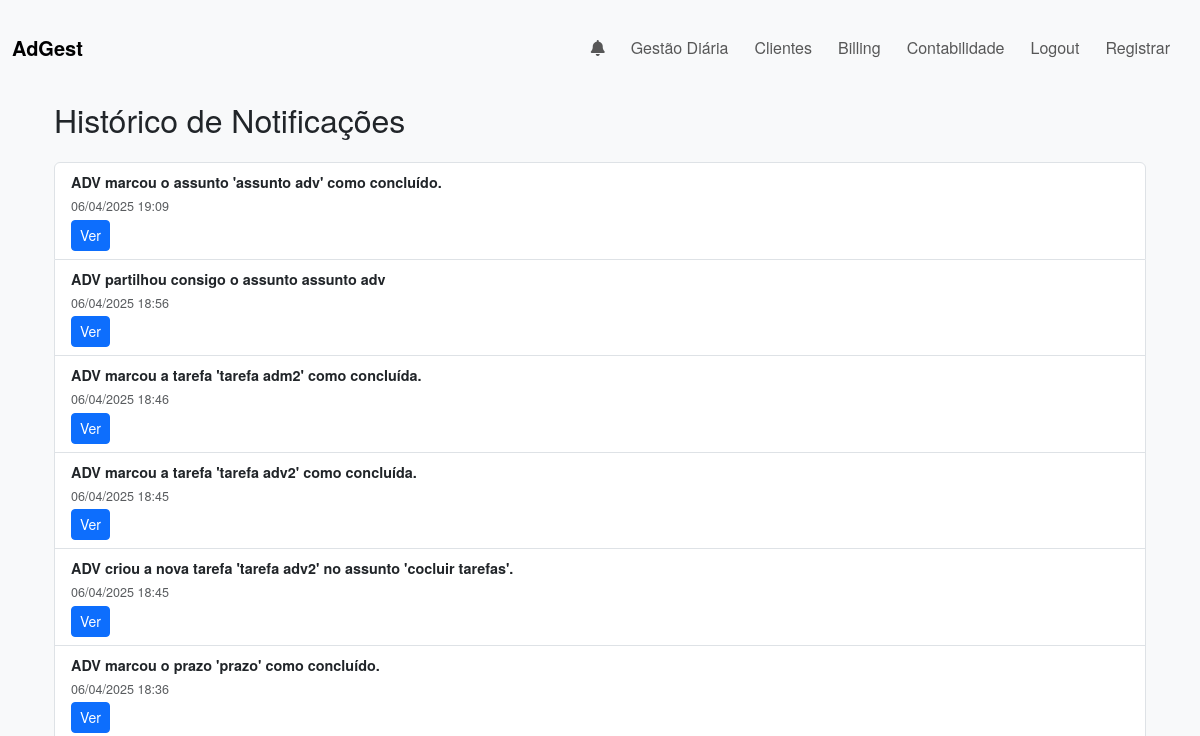
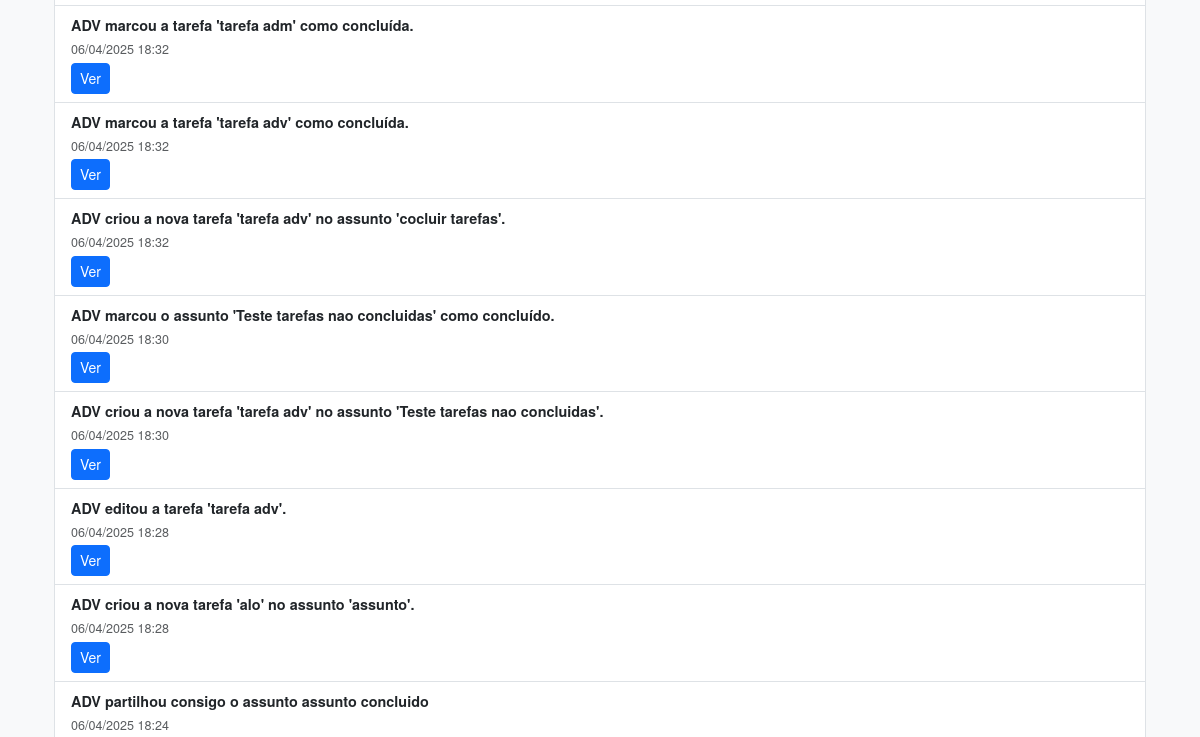
/notifications/historico (signed in, upper part), run on an earlier commit of the app's database (2 pictures, top to bottom).
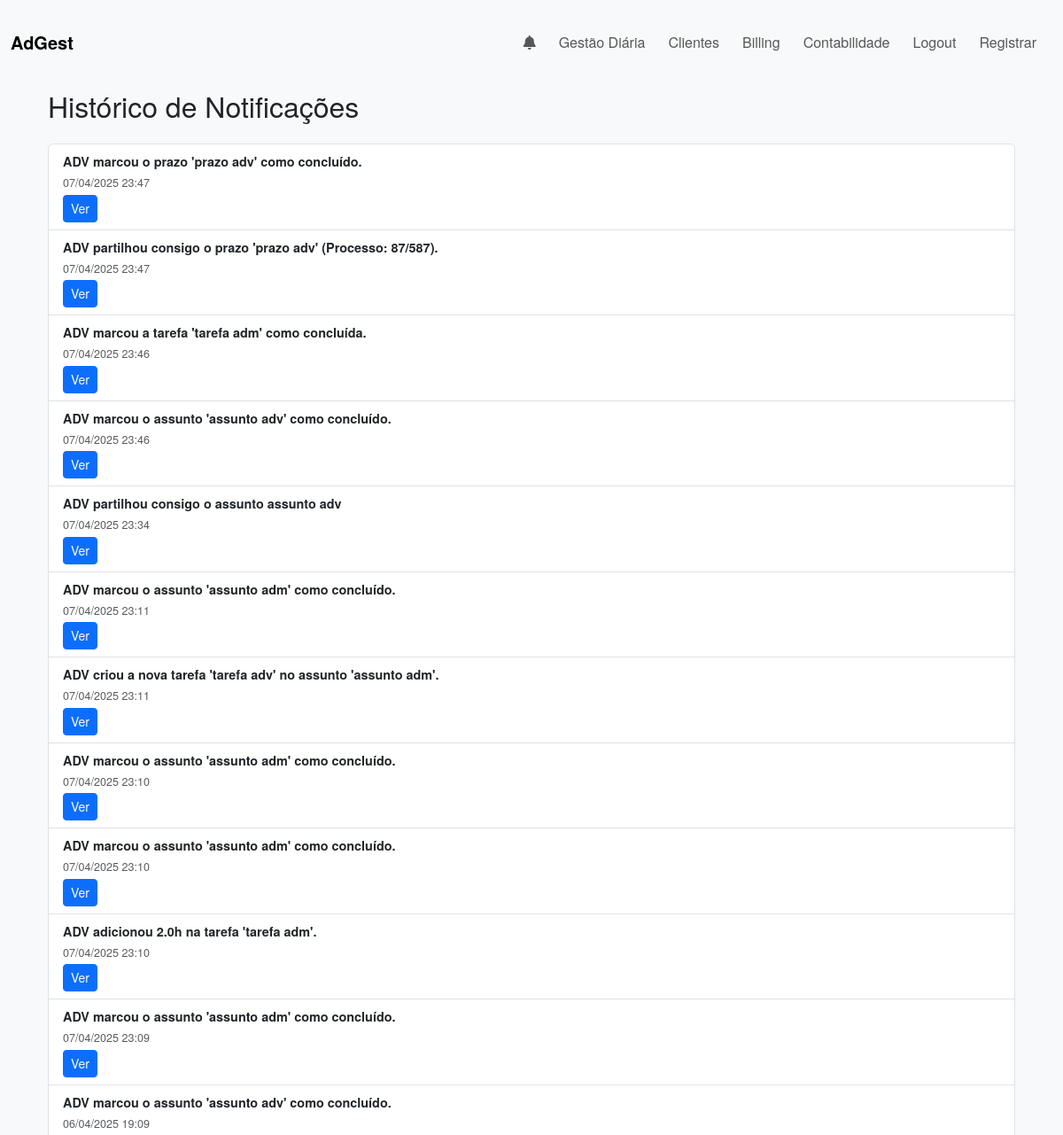
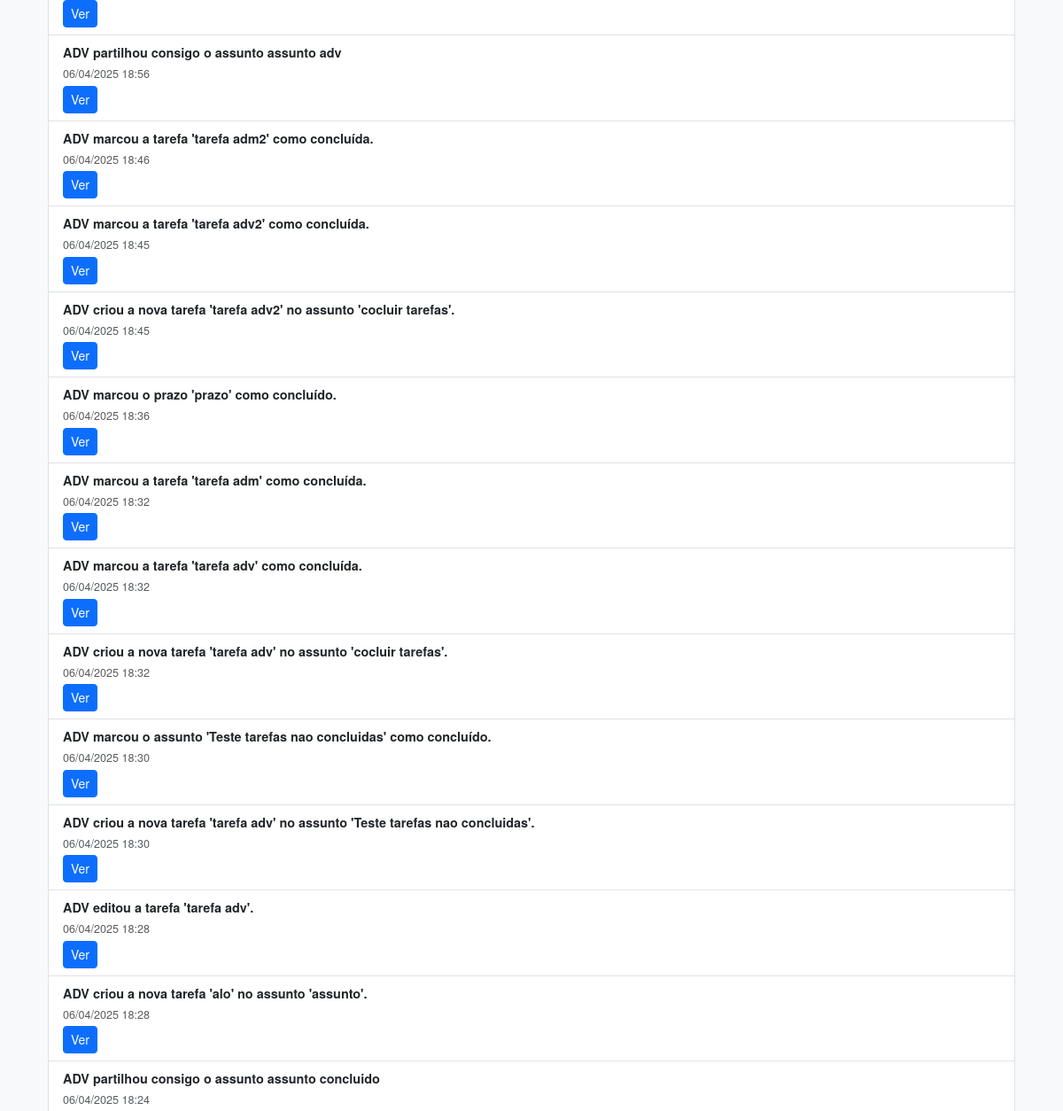
And on a later commit of the database (2 pictures, top to bottom).
### app/models.py (models this page shows, shortened)
class Notification(db.Model):
    __tablename__ = 'notifications'
    id = db.Column(db.Integer, primary_key=True)
    user_id = db.Column(db.Integer, db.ForeignKey('users.id'), nullable=False)
    type = db.Column(db.String(50), nullable=False)
    message = db.Column(db.Text, nullable=False)
    link = db.Column(db.String(255), nullable=True)
    is_read = db.Column(db.Boolean, default=False)
    timestamp = db.Column(db.DateTime, default=datetime.utcnow)
    extra_data = db.Column(db.Text, nullable=True)
    @property
    def extra(self):
        try:
            return json.loads(self.extra_data) if self.extra_data else {}
        except Exception:
            return {}

### app/routes.py (the view)
@main.route('/notifications/historico')
@login_required
def notifications_historico():
    notifs_lidas = Notification.query.filter_by(
        user_id=current_user.id, is_read=True
    ).order_by(Notification.timestamp.desc()).all()
    return render_template('notifications_historico.html', notifications=notifs_lidas)

### app/routes.py (called while the page is built)
@main.context_processor
def inject_notifications():
    if current_user.is_authenticated:
        notifs_nao_lidas = Notification.query.filter_by(
            user_id=current_user.id, is_read=False
        ).order_by(Notification.timestamp.desc()).all()
        unread = len(notifs_nao_lidas)
        return dict(notifications=notifs_nao_lidas, unread_count=unread)
    return dict(notifications=[], unread_count=0)

### app/templates/notifications_historico.html (shortened to what this page needs)
{% extends "base.html" %}
{% block content %}
<div class="container">
  <h2 class="my-4">Histórico de Notificações</h2>
  {% if notifications %}
    <ul class="list-group">
      {% for notif in notifications %}
        <li class="list-group-item">
          <strong>{{ notif.message }}</strong>
          <br><small class="text-muted">{{ notif.timestamp.strftime('%d/%m/%Y %H:%M') }}</small>
          {% if notif.link %}
            <br><a href="{{ notif.link }}" class="btn btn-sm btn-primary mt-1">Ver</a>
          {% endif %}
        </li>
      {% endfor %}
    </ul>
  {% else %}
    <p>Nenhuma notificação lida ainda.</p>
  {% endif %}
</div>
{% endblock %}

What changed in the data, as far as the page shows it:
added Notification: message "ADV marcou o prazo 'prazo adv' como concluído.", timestamp "07/04/2025 23:47"
added Notification: message "ADV partilhou consigo o prazo 'prazo adv' (Processo: 87/587).", timestamp "07/04/2025 23:47"
added Notification: message "ADV marcou a tarefa 'tarefa adm' como concluída.", timestamp "07/04/2025 23:46"
added Notification: message "ADV marcou o assunto 'assunto adv' como concluído.", timestamp "07/04/2025 23:46"
added Notification: message "ADV partilhou consigo o assunto assunto adv", timestamp "07/04/2025 23:34"
added Notification: message "ADV marcou o assunto 'assunto adm' como concluído.", timestamp "07/04/2025 23:11"
added Notification: message "ADV criou a nova tarefa 'tarefa adv' no assunto 'assunto adm'.", timestamp "07/04/2025 23:11"
added Notification: message "ADV marcou o assunto 'assunto adm' como concluído.", timestamp "07/04/2025 23:10"
added Notification: message "ADV marcou o assunto 'assunto adm' como concluído.", timestamp "07/04/2025 23:10"
added Notification: message "ADV adicionou 2.0h na tarefa 'tarefa adm'.", timestamp "07/04/2025 23:10"
added Notification: message "ADV marcou o assunto 'assunto adm' como concluído.", timestamp "07/04/2025 23:09"
